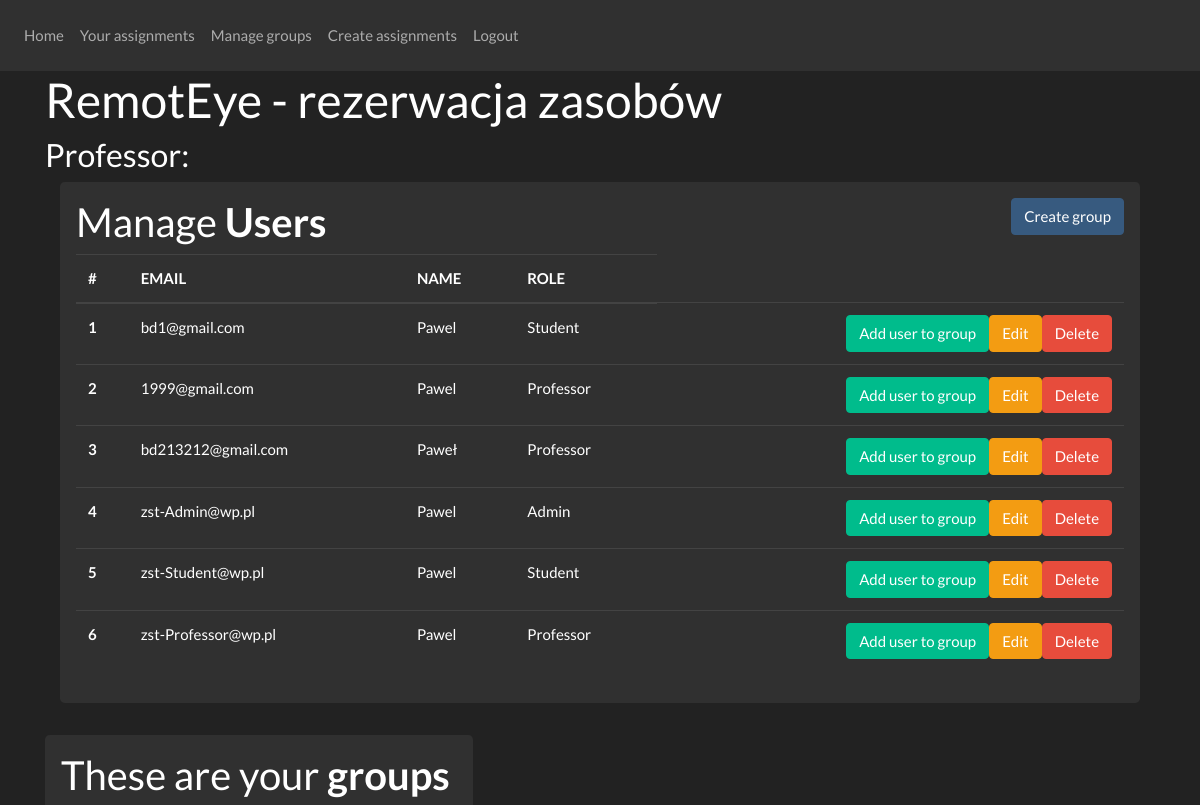
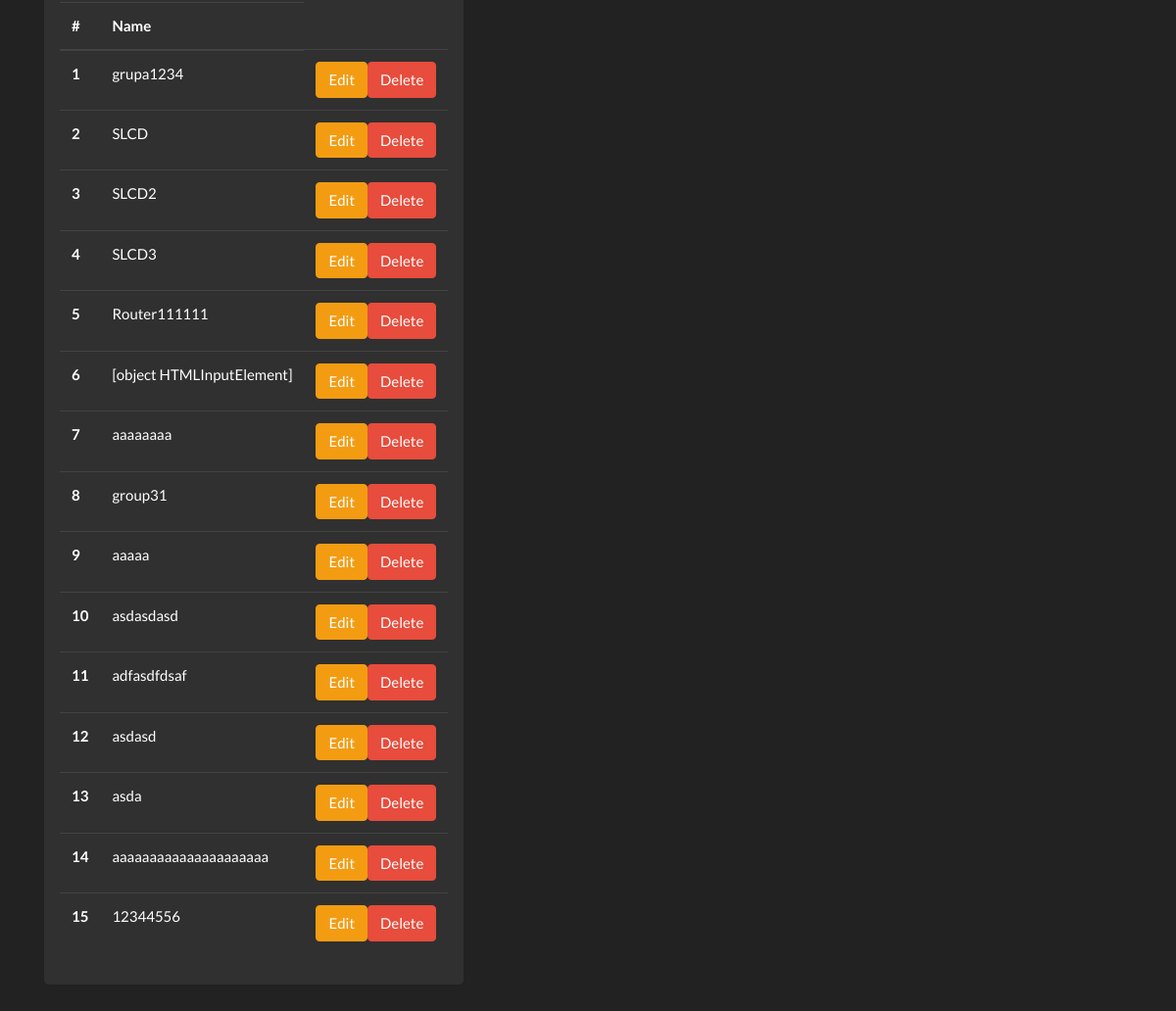
The app's page /main (signed in), older data (2 pictures, top to bottom).
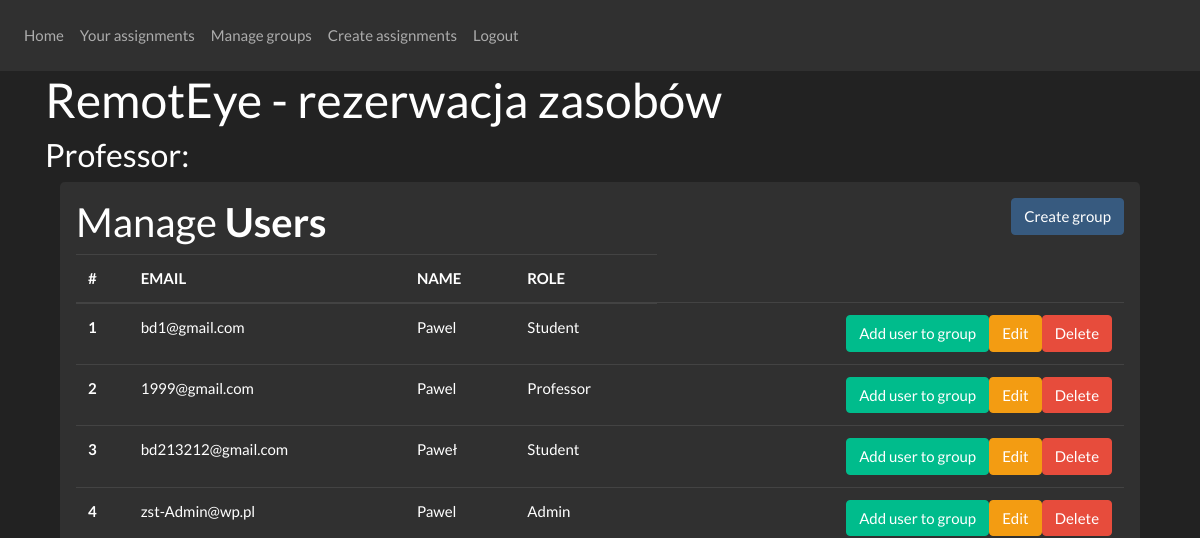
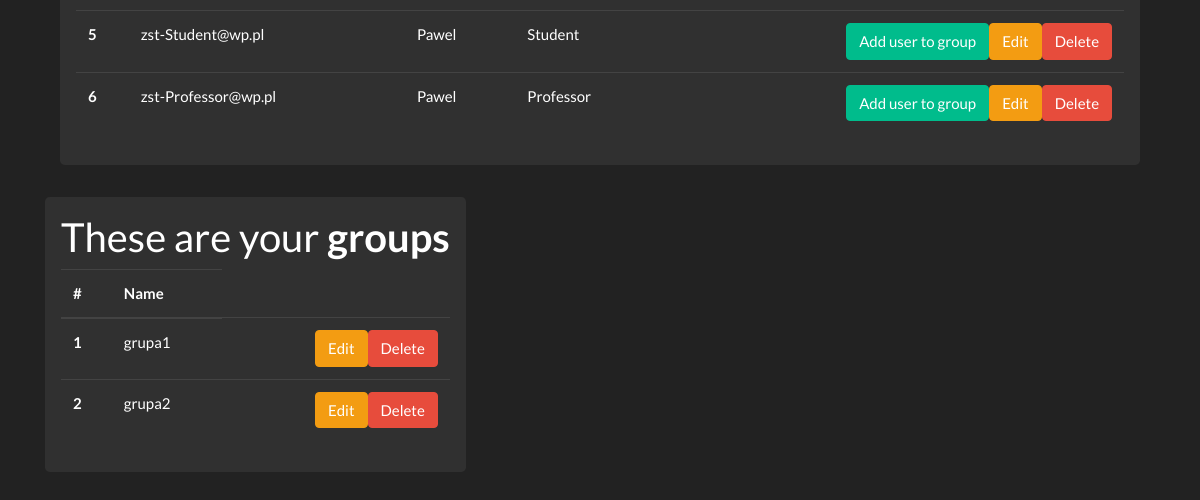
The same page, newer data (2 pictures, top to bottom).
### website/models.py (models this page shows)
class User(db.Model, UserMixin):
    id = db.Column(db.Integer, primary_key=True)
    email = db.Column(db.String(150), unique=True)
    password = db.Column(db.String(150))
    first_name = db.Column(db.String(150))
    role = db.Column(db.String)

class Group(db.Model):
    id = db.Column(db.Integer, primary_key=True)
    id_owner = db.Column(db.Integer, db.ForeignKey('user.id'))
    name_group = db.Column(db.String(150))

### website/views.py (the view)
@views.route('/main', methods=['GET'])
@login_required
def get_main_page():
    return render_template("home.html",
                           current_user=current_user,
                           users=show_users(),
                           groups=show_groups(),
                           groups_for_current_professor=show_groups_for_current_professor(),
                           user_has_permission=user_has_permission,
                           )

### website/permissions.py (called while the page is built)
def user_has_permission(permission):
    return permission in role_permissions[current_user.role]

### website/request_to_database.py (called while the page is built)
def show_users():
    results = db.session.query(User).all()
    return results

def show_groups():
    results = db.session.query(Group).all()
    return results

def show_groups_for_current_professor():
    results = filter(lambda group: group.id_owner == current_user.id, db.session.query(Group).all())
    return results

### website/templates/home.html (shortened to what this page needs)
{% extends "base.html" %}{% block title %}RemotEye - {{ current_user.role }}{% endblock %}
{% block content %}
    <h1> RemotEye - rezerwacja zasobów </h1>
    <h3> {{ current_user.role }}: </h3>
    <form method="get" action="/main">
        <div class="container">
            <div class="table-responsive">
                {% include "table-users.html" %}
            </div>
        </div>
        <div class="container">
            <div class="row">
                {% include "professors-groups.html" %}
            </div>
        </div>
    </form>
{% endblock %}

### website/templates/base.html (shortened to what this page needs)
<!DOCTYPE html>
<html>
<head>
    <link
            rel="stylesheet"
            href="https://stackpath.bootstrapcdn.com/bootstrap/4.4.1/css/bootstrap.min.css"
    />
    <link
            rel="stylesheet"
            href="https://cdn.jsdelivr.net/npm/bootswatch@4.5.2/dist/darkly/bootstrap.min.css"
    />
</head>
<body>
<nav class="navbar navbar-expand-lg navbar-dark bg-dark">
    <div class="collapse navbar-collapse" id="navbar">
        <div class="navbar-nav">
            {% if current_user.is_authenticated %}
                <a class="nav-item nav-link" id="home" href="/main">Home</a>
                <a class="nav-item nav-link" id="your-assignments" href="/your-assignments">Your assignments</a>
                {% if user_has_permission("manage_groups") %}
                    <a class="nav-item nav-link" id="manage-groups" href="/manage-groups">Manage groups</a>
                    <a class="nav-item nav-link" id="create-assignments" href="/create-assignments">Create assignments</a>
                {% endif %}
                <a class="nav-item nav-link" id="logout" href="/logout">Logout</a>
            {% else %}
                <a class="nav-item nav-link" id="login" href="/">Login</a>
                <a class="nav-item nav-link" id="signUp" href="/sign-up">Sign Up</a>
            {% endif %}
        </div>
    </div>
</nav>
<div class="container">{% block content %} {% endblock %}</div>
</body>
</html>

### website/templates/table-users.html (shortened to what this page needs)
{% if user_has_permission("table_users") %}
    <div class="jumbotron p-3">
        <h2> Manage <b> Users </b>
            <button type="button"
                    class="btn btn-primary float-right"
                    data-toggle="modal"
                    data-target="#create-group-modal">Create group
            </button>
        </h2>
        <table class="table table-hover table-dark">
            <thead>
            <tr>
                <th scope="col"> #</th>
                <th scope="col"> EMAIL</th>
                <th scope="col"> NAME</th>
                <th scope="col"> ROLE</th>
            </tr>
            </thead>
            {% for user in users %}
                <tr>
                    <th scope="row"> {{ user.id }} </th>
                    <td> {{ user.email }} </td>
                    <td> {{ user.first_name }} </td>
                    <td> {{ user.role }} </td>
                    <td>
                        <a href=""
                           class="btn btn-danger btn-xs float-right"
                           onclick="return confirm('Are you sure to delete?')">Delete</a>
                        <a href=""
                           class="btn btn-warning btn-xs float-right"
                           data-toggle="modal"
                           data-target="#modaledit">Edit</a>
                        <a href=""
                           class="btn btn-success btn-xs float-right"
                           data-toggle="modal"
                           data-target="#add_user_to_group"
                           id="button_add_user_to_group-{{ user.id }}"
                           onclick="sendIdButtonForUser(this.id)">Add user to group</a>
                    </td>
                </tr>
            {% endfor %}
        </table>
    </div>
{% endif %}

### website/templates/professors-groups.html
{% if user_has_permission("groups_for_current_professor") %}
    <div class="jumbotron p-3">
        <h2> These are your <b> groups </b></h2>
        <table class="table table-hover table-dark">
            <thead>
            <tr>
                <th scope="col"> #</th>
                <th scope="col"> Name</th>
            </tr>
            </thead>
            {% for group in groups_for_current_professor %}
                <tr>
                    <th scope="row"> {{ loop.index }}
                    <td> {{ group.name_group }} </td>
                    <td>
                        <a href="" class="btn btn-danger btn-xs float-right"
                           onclick="return confirm('Are you sure to delete?')">Delete</a>
                        <a href="" class="btn btn-warning btn-xs float-right" data-toggle="modal"
                           data-target="#modaledit">Edit</a>
                    </td>
                </tr>
            {% endfor %}
        </table>
    </div>
{% endif %}

Row changes from the older to the newer data that the page shows:
removed Group: name_group "SLCD"
removed Group: name_group "SLCD2"
removed Group: name_group "SLCD3"
removed Group: name_group "Router111111"
removed Group: name_group "[object HTMLInputElement]"
removed Group: name_group "aaaaaaaa"
removed Group: name_group "group31"
removed Group: name_group "aaaaa"
removed Group: name_group "asdasdasd"
removed Group: name_group "adfasdfdsaf"
removed Group: name_group "asdasd"
removed Group: name_group "asda"
removed Group: name_group "aaaaaaaaaaaaaaaaaaaaa"
removed Group: name_group "12344556"
changed User "bd213212@gmail.com": role "Professor" → "Student"
changed Group: name_group "grupa1234" → "grupa1"
added Group: name_group "grupa2"
